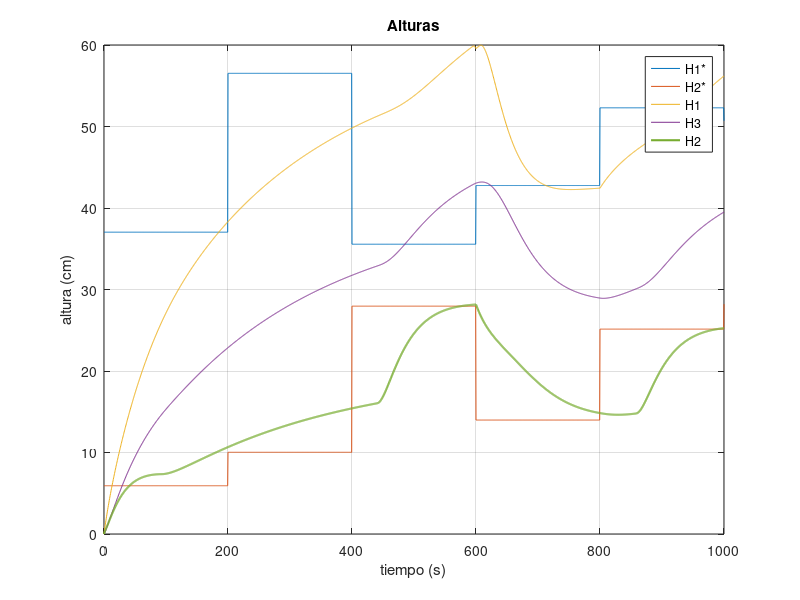
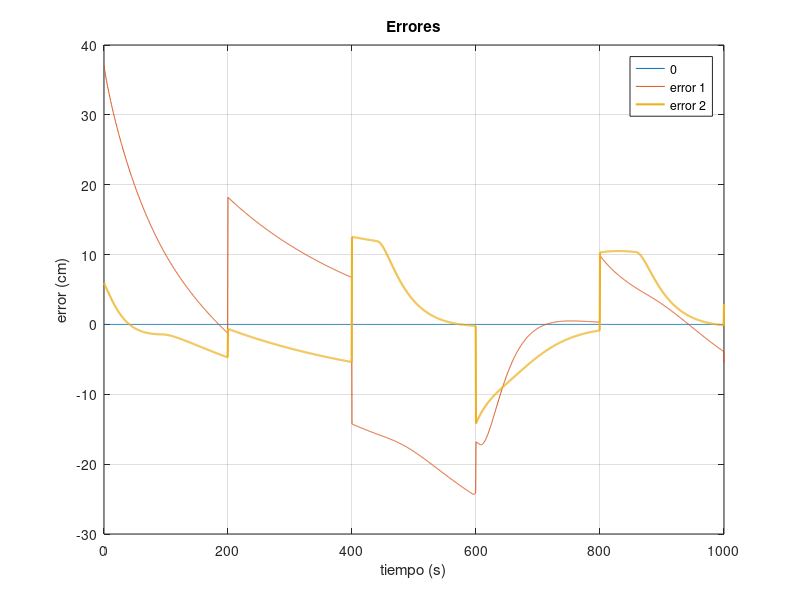
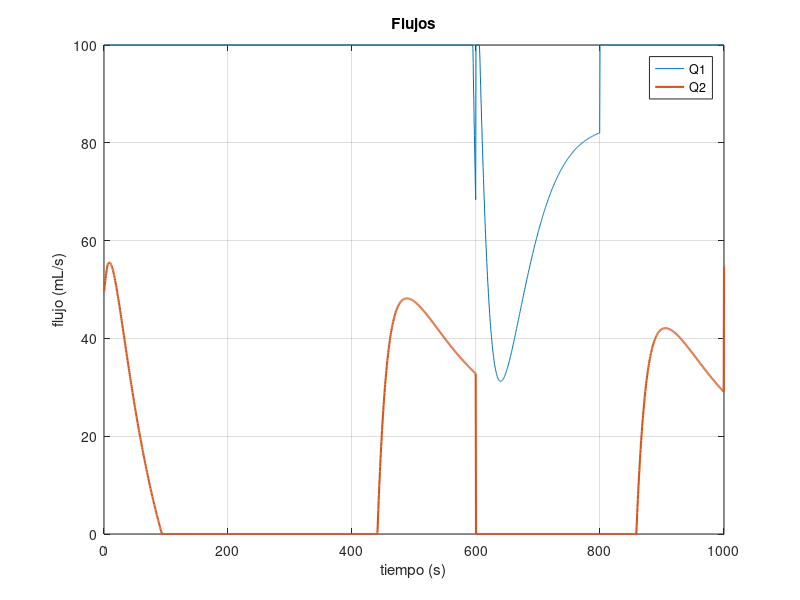

MATLAB code for these plots, in order:

clear all;

load("altura.mat");
load("error.mat");
load("flujo.mat");

figure(1)
plot(altura(1,:), altura(2,:)*100, altura(1,:), altura(3,:)*100, altura(1,:), altura(4,:)*100,altura(1,:), altura(5,:)*100, altura(1,:), altura(6,:)*100, 'linewidth', 1.5);
grid on;
xlabel('tiempo (s)');
ylabel('altura (cm)');
legend('H1*', 'H2*', 'H1', 'H3', 'H2');
title('Alturas');

figure(2)
plot(error(1,:), zeros(size(error(1,:))), error(1,:), error(2,:)*100, error(1,:), error(3,:)*100, 'linewidth', 1.5);
grid on;
xlabel('tiempo (s)');
ylabel('error (cm)');
legend('0', 'error 1', 'error 2');
title('Errores');

figure(3)
plot(flujo(1,:), flujo(2,:)*1000, flujo(1,:), flujo(3,:)*1000, 'linewidth',1.5);
grid on;
xlabel('tiempo (s)');
ylabel('flujo (mL/s)');
legend('Q1', 'Q2');
title('Flujos');
